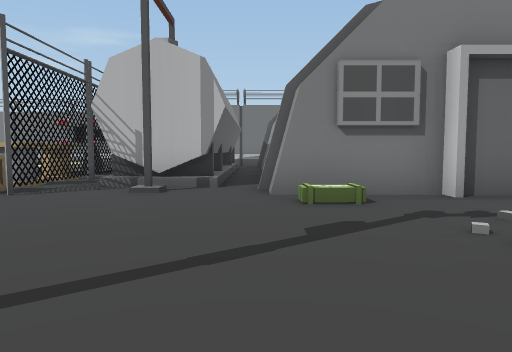
View 1 (above)

24 first-person views from a walk through a scene from a Unity 3-D project. The camera is 1.2 m above the floor, tilts 4° down and sees 70° across. The floor is counted in squares, 2 m on a side. Each view is taken from the middle of a square. On the plan, view 1 faces up. The plan holds only what a view shows up to about 10 squares ahead; the rest is blank. The place goes on beyond the plan. The player is left out. Some animated figures are left out. Some surface patterns are stand-ins.

View 2
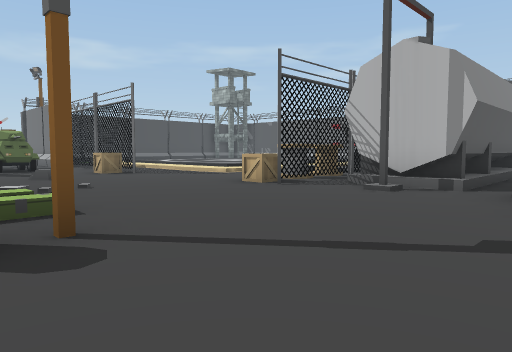

View 3
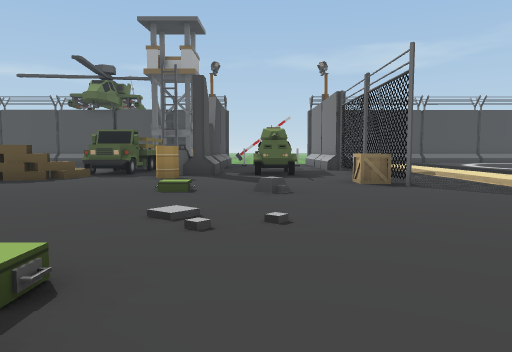

View 4
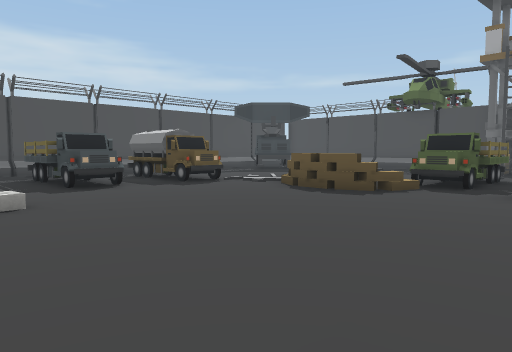

View 5
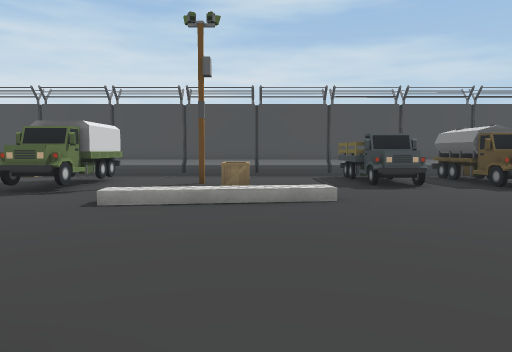

View 6
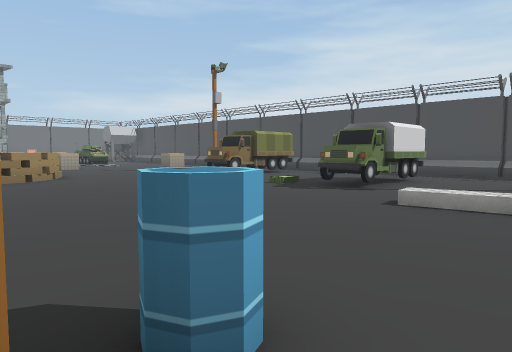

View 7
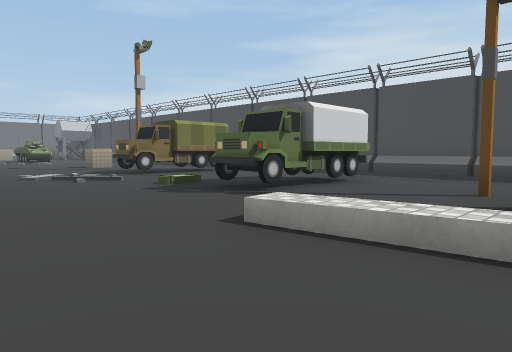

View 8
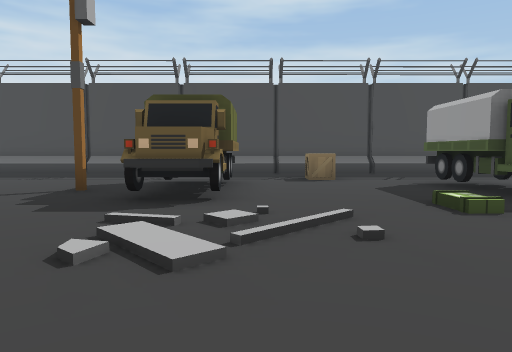

View 9
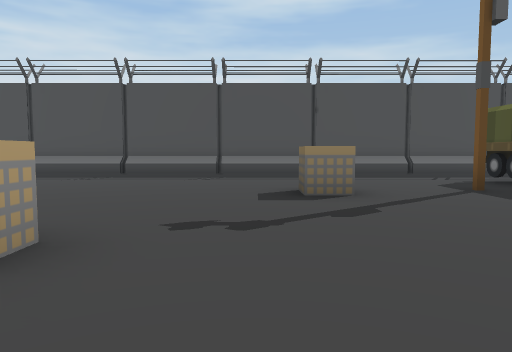

View 10
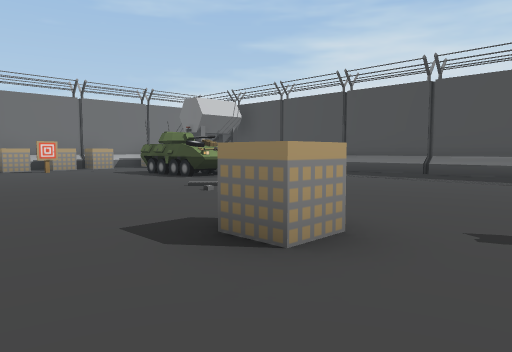

View 11
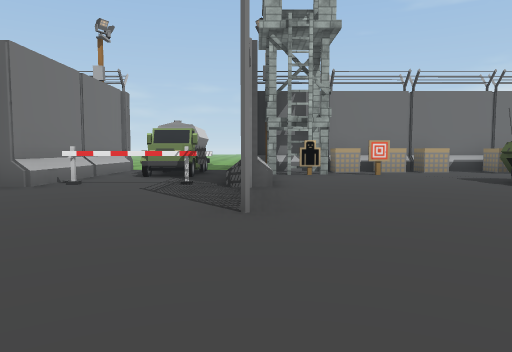

View 12
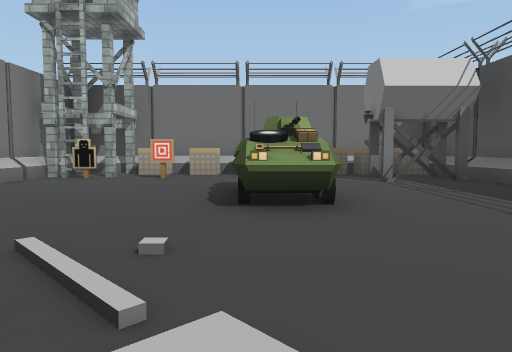

View 13
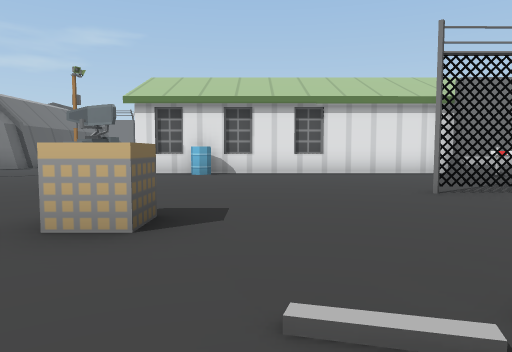

View 14
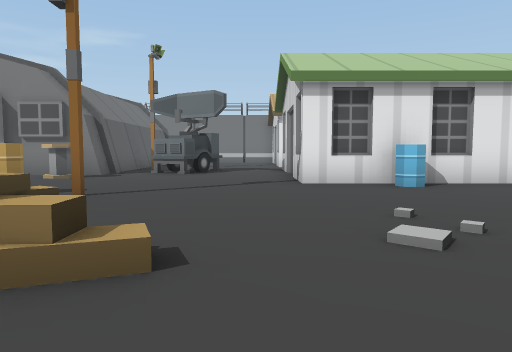

View 15
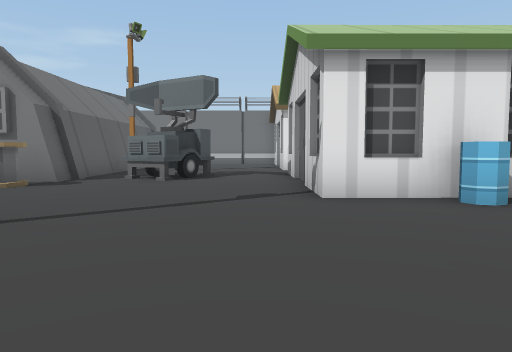

View 16
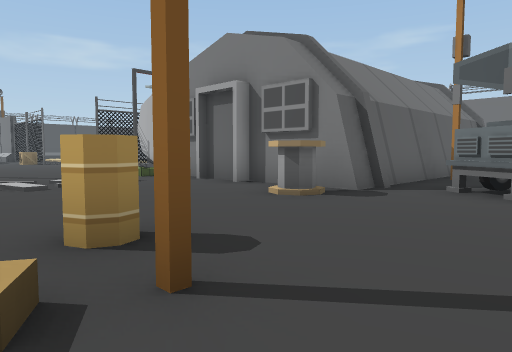

View 17
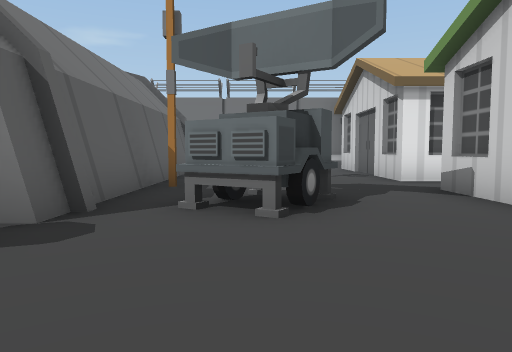

View 18
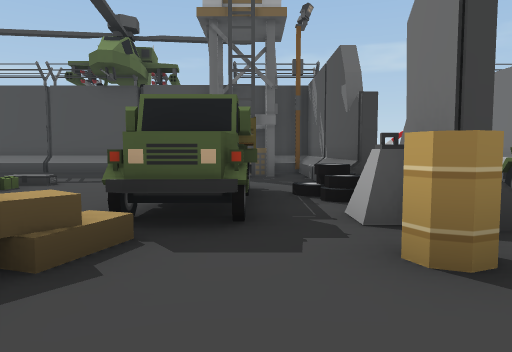

View 19
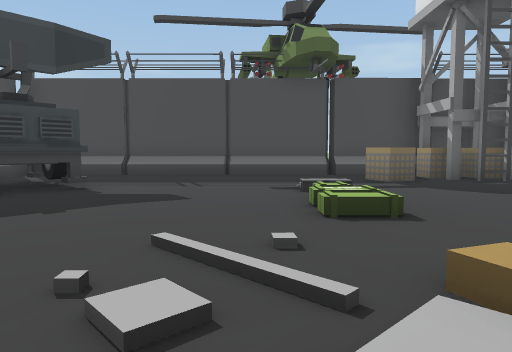

View 20
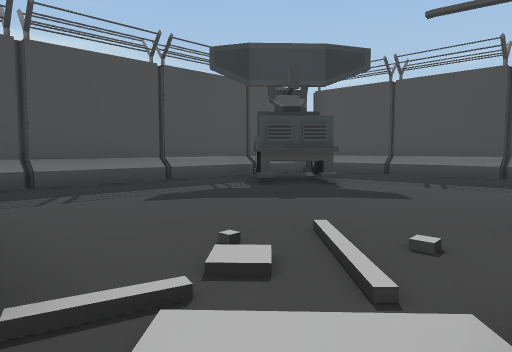

View 21
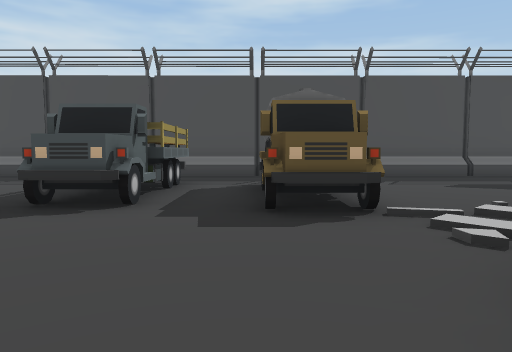

View 22
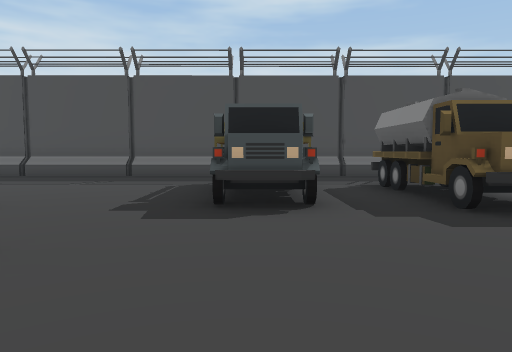

View 23
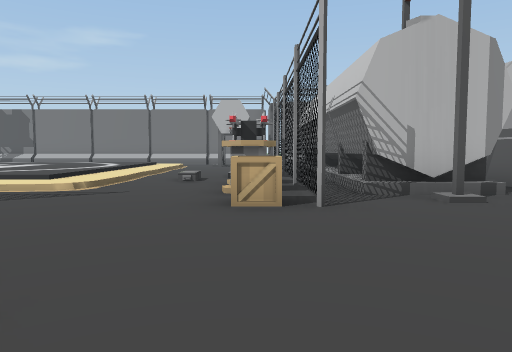

View 24
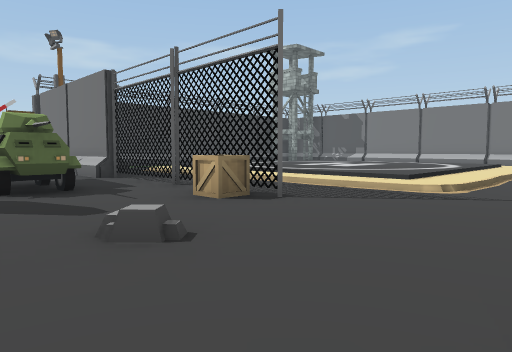

### Floor plan
Key: @ floor where view 1 was taken; # wall or solid block; . main floor; : floor 0.25 m higher than the main floor; + floor 0.75 m higher than the main floor; / step, stairs or slope; = window, fence, low wall or low ledge; B building; C crate; A car; P pole; R barrel; T truck; W tower; N tank; O other object.
Columns run from 18 left of view 1 to 24 right of it. Each row starts with its distance up from view 1.
 11         :::/.. O##      #   .#
 10         :::/..O.##      #   .#
  9        ::::/..OO##      #. ..##
  8       :::::/..OO##B     #P....
  7       //////..OO##B     #.OO.#
  6     ..........OO##B     BOO..#
  5   ####OOOO=...C....######.O..#
  4   .......C..............O....#
  3      .AA.....................#########
  2   O   AA.......................R.....#####
  1   ######......./P........RP..........O....
  0 ###..# OR.......R.@..................O.TTTT
 -1 #OW.TTTT.................OO..........O....
 -2 #O..  TT/.................O+.......OO######
 -3 #OO.....OO..............................W #
 -4 #.......O.......//.....//......O........WO#
 -5 #...///.O.....///.....///...............OO#
 -6 #......//......CC..TT/..T.......///......O#
 -7 #........TT.T...C..TT...T.P.O...//..OOO..O
 -8 #........TTTT...P..TT...T...........OO ...
 -9 #..O.....TTTT......T....T................O
-10 #.OOO.......T.........C............ ...NNO#
-11 #..O...............................  ..NNO#
-12 ####################################   ####

Positions as (right, up) in squares from view 1, and headings:
1: (0, 0), facing up
2: (1, 0), facing up-left
3: (-2, 2), facing left
4: (-3, 1), facing down-left
5: (-3, 1), facing down
6: (-3, 1), facing down-right
7: (-3, -2), facing down-right
8: (5, -2), facing down
9: (11, -2), facing down
10: (11, -2), facing down-right
11: (13, -2), facing right
12: (14, -7), facing right
13: (14, -7), facing up
14: (10, -4), facing up
15: (10, -2), facing up
16: (9, 0), facing up-left
17: (8, 2), facing up
18: (-8, -1), facing left
19: (-9, -6), facing left
20: (-9, -5), facing down-left
21: (-8, -3), facing down
22: (-6, -3), facing down
23: (-4, 1), facing up
24: (-5, 1), facing up-left
